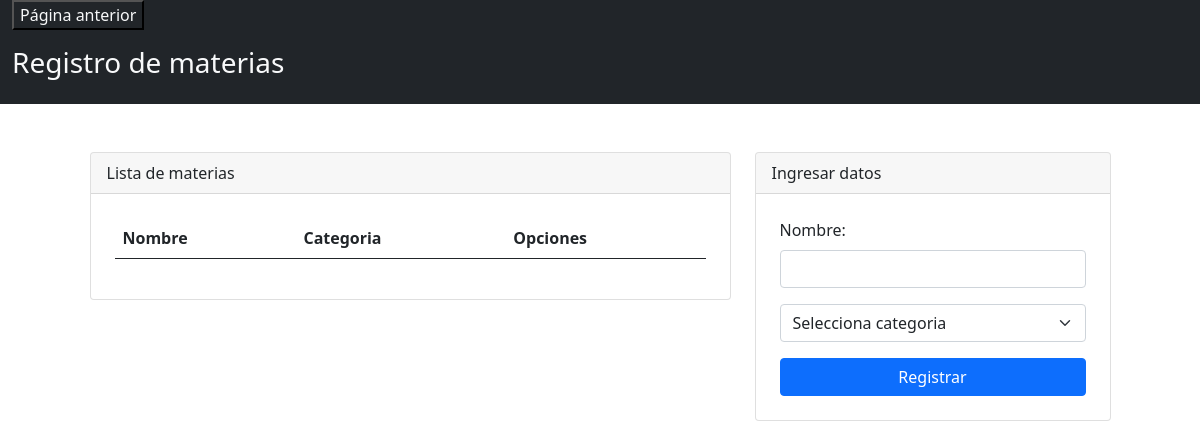
The page /admin/materias/materias.php on the database as committed earlier.
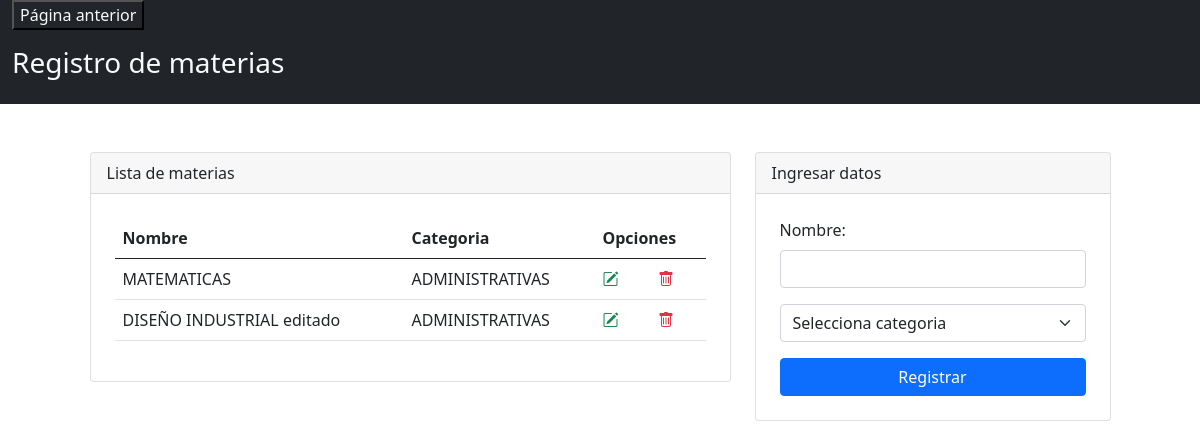
The same page on the database as committed later.
### tables this page shows
CREATE TABLE `materia` (
  `id` int(11) NOT NULL,
  `nombre` varchar(200) NOT NULL,
  `idcategoria` int(11) DEFAULT NULL,
  `activo` int(11) NOT NULL
);

CREATE TABLE `categorias` (
  `id` int(11) NOT NULL,
  `nombre` varchar(100) NOT NULL,
  `descripcion` varchar(500) NOT NULL,
  `activo` int(11) DEFAULT NULL
);

### admin/materias/materias.php (the view, shortened to what this page needs)
<?php
    include("../../config/db.php");
    ?>
<!DOCTYPE html>
<html lang="es">
<head>
    <link rel="stylesheet" href="https://cdn.jsdelivr.net/npm/bootstrap@5.0.2/dist/css/bootstrap.min.css">
    <link rel="stylesheet" href="https://cdn.jsdelivr.net/npm/bootstrap-icons@1.5.0/font/bootstrap-icons.css">
</head>
<body>
    <?php
    $query = "SELECT m.*, c.nombre as categoria FROM materia as m inner join categorias as c on c.id=m.idcategoria  WHERE  m.activo='1'";
    $materias = mysqli_query($connection, $query);
    ?>
<div class="container-fluid  text-light bg-dark">
    <div>
    <td>
<a href="../dashboard.php" ><input type="button" class="text-light bg-dark" value="Página anterior"></a>
    </div>
    <div class = "row">
            <div class="col-md">
                <header class="py-3">
                    <h3>Registro de materias</h3>
                </header>
            </div>
    </div>
</div>
<div class="container mt-5">
    <div class="row justify-content-center">
        <div class="col-md-7">
            <div class="card">
                <div class="card-header">
                    Lista de materias
                </div>
                <div class="p-4">
                    <table class="table align-middle">
                        <thead>
                            <tr>
                                <th scope="col">Nombre</th>
                                <th scope="col">Categoria</th>
                                <th scope="col" colspan="2">Opciones</th>
                            </tr>
                        </thead>
                        <tbody>
                        <?php
                                foreach ($materias as $dato) {
                            ?>
                            <tr>
                                <td><?php echo $dato['nombre']; ?></td>
                                <td><?php echo $dato['categoria']; ?></td>
                                <td><a class="text-success" href="editar.php?codigo=<?php echo $dato['id']; ?>"><i class="bi bi-pencil-square"></i></a></td>
                                <td><a class="text-danger" href="./delete.php?id=<?php echo $dato['id']; ?>"><i class="bi bi-trash"></i></a></td>
                            </tr>
                            <?php
                                }
                            ?>
                        </tbody>
                    </table>
                </div>
            </div>
        </div>
        <div class="col-md-4">
            <div class="card">
                <div class="card-header">
                    Ingresar datos
                </div>
                <form class="p-4" method="POST" action="registrar.php">
                    <div class="mb-3">
                        <label class="form-label">Nombre: </label>
                        <input type="text" class="form-control" name="txtNombre" autofocus required>
                    </div>
                    <div class="mb-3">
                    <select name="txtCategoria" class="form-select form-select-md" aria-label=".form-select-sm example">
                        <option selected>Selecciona categoria</option>
                    </select>
                    </div>
                    <div class="d-grid">
                        <input type="submit" class="btn btn-primary" value="Registrar">
                    </div>
                </form>
            </div>
        </div>
    </div>
</div>
</body>
</html>

Rows that differ between the two databases and show on the page:
added materia: nombre "MATEMATICAS", idcategoria.nombre "ADMINISTRATIVAS"
added materia: nombre "DISEÑO INDUSTRIAL editado", idcategoria.nombre "ADMINISTRATIVAS"
